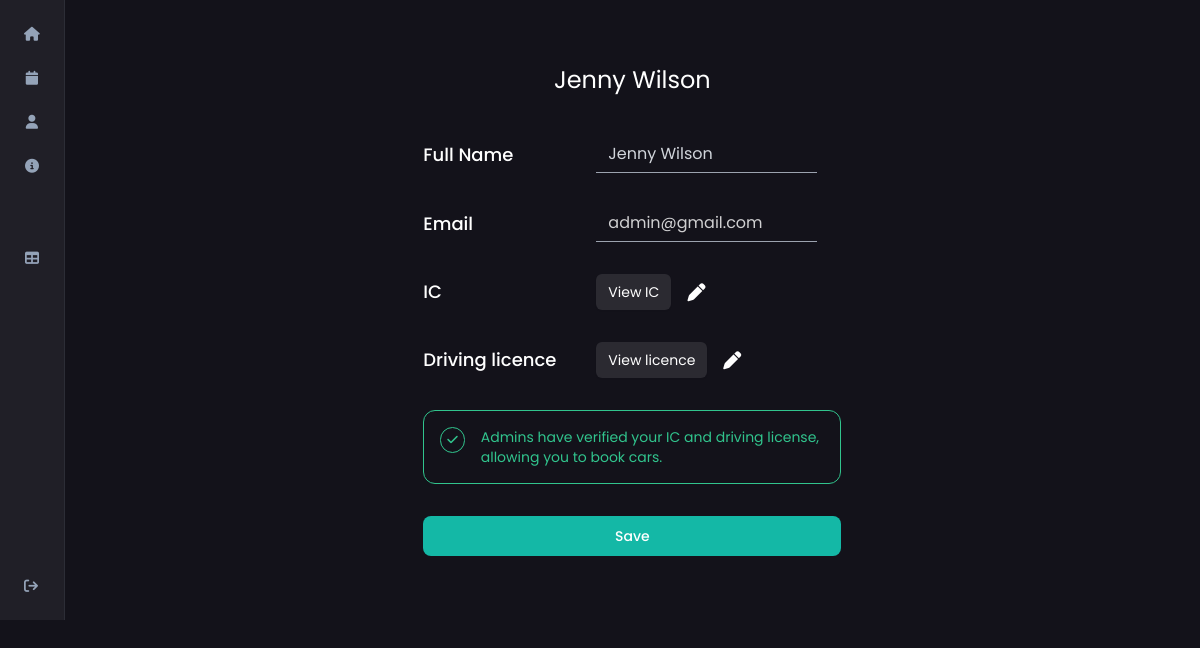
/profile/ (signed in), run on the app's committed database.
### accounts/models.py (models this page shows, shortened)
class UserAccount(AbstractBaseUser):
    full_name = models.CharField(max_length=50)
    email = models.EmailField(max_length=254, unique=True)
    ic = models.FileField(upload_to='ic/')
    licence = models.FileField(upload_to='licence/')
    verified_details = models.BooleanField(default=False)
    verified_email = models.BooleanField(default=True)
    email_auth_token = models.CharField(max_length=12, blank=True)
    is_active = models.BooleanField(default = True)
    is_admin = models.BooleanField(default = False)
    is_staff = models.BooleanField(default = False)
    is_superuser = models.BooleanField(default = False)
    USERNAME_FIELD = 'email'
    REQUIRED_FIELDS = []
    objects = UserAccountManager()
    class Meta:
        db_table = "useraccounts"
    @property
    def is_staff(self):
        "Is the user a member of staff?"
        return self.is_admin

### core/views.py (the view, shortened to what this page needs)
# urls.py: path('profile/', views.profile_page, name="profile"),
def profile_page(request):
    return render(request, "profile.html")

### templates/profile.html (shortened to what this page needs)
{% extends "_base.html" %}
{% load humanize %}
{% block head %}
    {% load static %}
{% endblock head %}
{% block main %}
<div class="flex flex-col relative full-height max-w-[800px] h-[100vh] max-h-[100vh] m-auto ">
    <form method="post" enctype="multipart/form-data" class="flex-1 flex flex-col items-center gap-2 py-16 px-8">
        <h1 class="text-2xl">{{request.user.full_name}}</h1>
        <div class="flex flex-col gap-8 pt-8">
            <div class="flex items-center text-lg">
                <span class="w-[15ch] font-medium"> Full Name </span>
                <input name="full_name" value="{{request.user.full_name}}" type="text" class="dark-input w-[22ch]">
            </div>
            <div class="flex items-center text-lg">
                <span class="min-w-[15ch] font-medium"> Email </span>
                <input name="email" value="{{request.user.email}}" type="text" class="dark-input !bg-transparent !text-white/80 !ring-0 w-[22ch]">
            </div>
            <div class="flex items-center text-lg">
                <span class="min-w-[15ch] font-medium"> IC </span>
                <a href="{{request.user.ic.url}}" target="_blank" class="regular-input text-center px-3 !bg-white/10 !text-white !ring-0">View IC</a>
                <label for="ic" class="p-1 px-4 flex items-center justify-center"><i class="fa-solid fa-pen"></i></label>
            </div>
            <div class="flex items-center text-lg">
                <span class="min-w-[15ch] font-medium"> Driving licence </span>
                <a href="{{request.user.licence.url}}" target="_blank" class="regular-input text-center px-3 !bg-white/10 !text-white !ring-0">View licence</a>
                <label for="licence" class="p-1 px-4 flex items-center justify-center"><i class="fa-solid fa-pen"></i></label>
            </div>
            {% if request.user.verified_details %}
            <div class="w-[37ch] text-lg flex gap-4 items-start border border-green-400 text-green-400 p-4 rounded-xl">
                <span class="text-xs rounded-full p-1.5 border border-green-400 inline-flex items-center justify-center"> <i class="fa-solid fa-check"></i> </span>
                <p class="text-sm">
                    Admins have verified your IC and driving license, allowing you to book cars.
                </p>
            </div>
            {% endif %}
            <button class="btn-primary">Save</button>
        </div>
    </form>
</div>
{% endblock main %}

### data on the page
UserAccount: user.full_name "Jenny Wilson", full_name "Jenny Wilson", email "admin@gmail.com"
